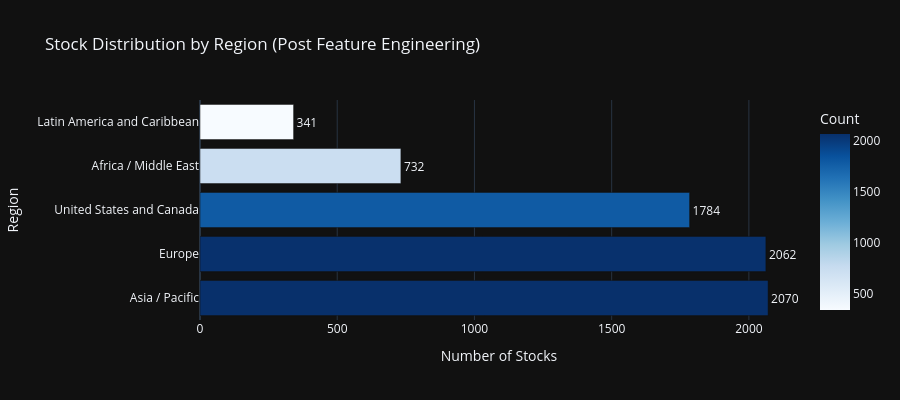
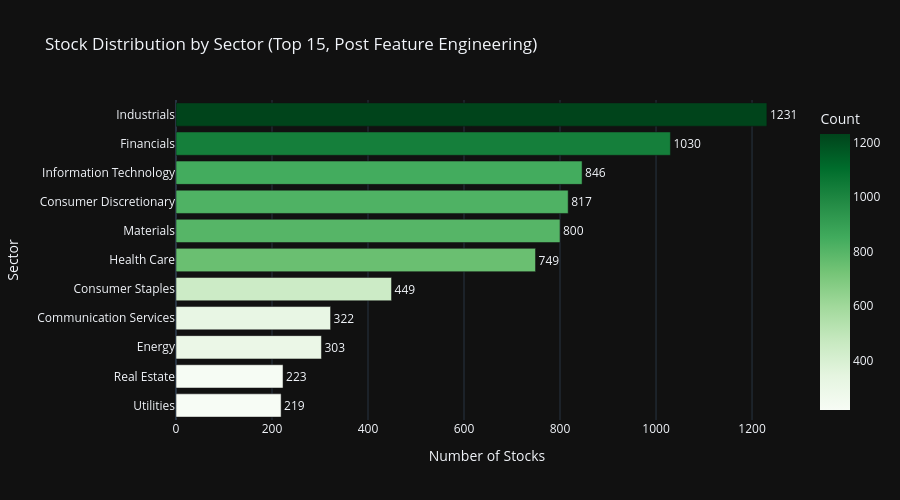
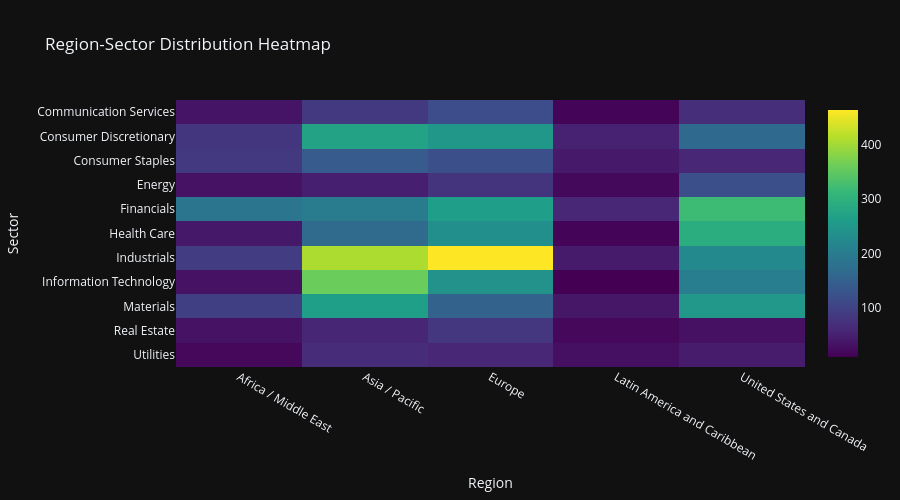
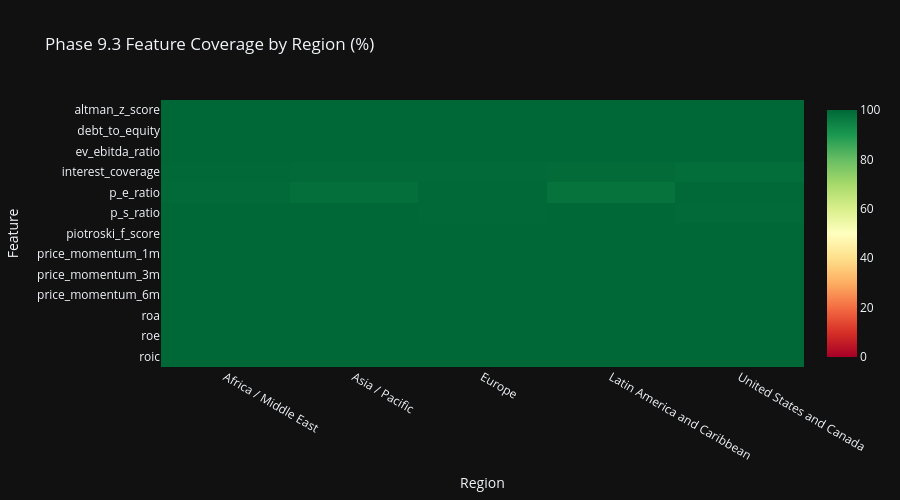

Source (notebook cell) for these figures, in order:
### Markdown cell above
## Cell 7: Region & Sector Analytics with Feature Coverage

Section 17 compliant Plotly visualizations with dark theme.
Enhanced with Phase 9.3 feature analytics by region and sector.

### Code cell
# ============================================================================
# Cell 7: Region & Sector Analytics with Feature Coverage
# ============================================================================

print('=' * 80)
print('REGION & SECTOR ANALYTICS WITH FEATURE COVERAGE')
print('=' * 80)

# Use all_stocks_features (post feature engineering) for analytics
df_analytics = all_stocks_features

# Region distribution
if 'region' in df_analytics.columns:
    region_counts = df_analytics['region'].value_counts().reset_index()
    region_counts.columns = ['Region', 'Count']
    region_counts['Percentage'] = (region_counts['Count'] / region_counts['Count'].sum() * 100).round(1)

    fig_region = px.bar(
            region_counts,
            x='Count',
            y='Region',
            orientation='h',
            title='Stock Distribution by Region (Post Feature Engineering)',
            template=PLOTLY_TEMPLATE,
            color='Count',
            color_continuous_scale='Blues',
            text='Count',
            )
    fig_region.update_traces(
            textposition='outside',
            hovertemplate='<b>%{y}</b><br>Count: %{x}<br>Percentage: %{customdata[0]:.1f}%',
            customdata=region_counts[['Percentage']].values
            )
    fig_region.update_layout(
            xaxis_title='Number of Stocks',
            yaxis_title='Region',
            height=400,
            showlegend=False,
            )
    fig_region.show()

# Sector distribution (Top 15)
if 'sector' in df_analytics.columns:
    sector_counts = df_analytics['sector'].value_counts().head(15).reset_index()
    sector_counts.columns = ['Sector', 'Count']
    sector_counts['Percentage'] = (sector_counts['Count'] / len(df_analytics) * 100).round(1)

    fig_sector = px.bar(
            sector_counts.sort_values('Count'),
            x='Count',
            y='Sector',
            orientation='h',
            title='Stock Distribution by Sector (Top 15, Post Feature Engineering)',
            template=PLOTLY_TEMPLATE,
            color='Count',
            color_continuous_scale='Greens',
            text='Count',
            )
    fig_sector.update_traces(
            textposition='outside',
            hovertemplate='<b>%{y}</b><br>Count: %{x}<br>Percentage: %{customdata[0]:.1f}%',
            customdata=sector_counts.sort_values('Count')[['Percentage']].values
            )
    fig_sector.update_layout(
            xaxis_title='Number of Stocks',
            yaxis_title='Sector',
            height=500,
            showlegend=False,
            )
    fig_sector.show()

# Region-Sector Heatmap
if 'region' in df_analytics.columns and 'sector' in df_analytics.columns:
    cross_tab = pd.crosstab(
            df_analytics['sector'],
            df_analytics['region']
            ).head(12)

    fig_heatmap = px.imshow(
            cross_tab,
            title='Region-Sector Distribution Heatmap',
            template=PLOTLY_TEMPLATE,
            color_continuous_scale='Viridis',
            aspect='auto',
            )
    fig_heatmap.update_layout(
            xaxis_title='Region',
            yaxis_title='Sector',
            height=500,
            )
    fig_heatmap.show()

print('\n✓ Distribution visualizations complete')

# ============================================================================
# Feature Coverage Analytics by Region and Sector
# ============================================================================
print('\n' + '=' * 80)
print('📊 PHASE 9.3 FEATURE ANALYTICS BY REGION & SECTOR')
print('=' * 80)

# Define key Phase 9.3 features for analysis
key_phase93_features = [
    'roe', 'roa', 'roic',  # Profitability
    'p_e_ratio', 'p_s_ratio', 'ev_ebitda_ratio',  # Valuation
    'price_momentum_1m', 'price_momentum_3m', 'price_momentum_6m',  # Momentum
    'debt_to_equity', 'interest_coverage',  # Leverage
    'piotroski_f_score', 'altman_z_score',  # Composite Scores
    ]
available_phase93 = [f for f in key_phase93_features if f in df_analytics.columns]

if available_phase93 and 'region' in df_analytics.columns:
    print(f'\n📍 Feature Coverage by Region ({len(available_phase93)} key features):')

    # Calculate non-null percentage per region for each feature
    region_coverage_data = []
    for region in df_analytics['region'].unique():
        region_df = df_analytics[df_analytics['region'] == region]
        region_count = len(region_df)

        for feat in available_phase93:
            non_null = region_df[feat].notna().sum()
            coverage_pct = (non_null / region_count * 100) if region_count > 0 else 0
            region_coverage_data.append({
                'Region': region,
                'Feature': feat,
                'Coverage %': round(coverage_pct, 1),
                'Non-Null': non_null,
                'Total': region_count
                })

    region_coverage_df = pd.DataFrame(region_coverage_data)

    # Pivot for heatmap
    region_pivot = region_coverage_df.pivot(index='Feature', columns='Region', values='Coverage %')

    fig_region_coverage = px.imshow(
            region_pivot,
            title='Phase 9.3 Feature Coverage by Region (%)',
            template=PLOTLY_TEMPLATE,
            color_continuous_scale='RdYlGn',
            zmin=0, zmax=100,
            aspect='auto',
            )
    fig_region_coverage.update_layout(
            xaxis_title='Region',
            yaxis_title='Feature',
            height=500,
            )
    fig_region_coverage.show()

if available_phase93 and 'sector' in df_analytics.columns:
    print(f'\n🏢 Feature Coverage by Sector (Top 10 sectors, {len(available_phase93)} key features):')

    # Get top 10 sectors by count
    top_sectors = df_analytics['sector'].value_counts().head(10).index.tolist()

    # Calculate non-null percentage per sector for each feature
    sector_coverage_data = []
    for sector in top_sectors:
        sector_df = df_analytics[df_analytics['sector'] == sector]
        sector_count = len(sector_df)

        for feat in available_phase93:
            non_null = sector_df[feat].notna().sum()
            coverage_pct = (non_null / sector_count * 100) if sector_count > 0 else 0
            sector_coverage_data.append({
                'Sector': str(sector)[:25],  # Truncate long names
                'Feature': feat,
                'Coverage %': round(coverage_pct, 1),
                'Non-Null': non_null,
                'Total': sector_count
                })

    sector_coverage_df = pd.DataFrame(sector_coverage_data)

    # Pivot for heatmap
    sector_pivot = sector_coverage_df.pivot(index='Feature', columns='Sector', values='Coverage %')

    fig_sector_coverage = px.imshow(
            sector_pivot,
            title='Phase 9.3 Feature Coverage by Sector (%)',
            template=PLOTLY_TEMPLATE,
            color_continuous_scale='RdYlGn',
            zmin=0, zmax=100,
            aspect='auto',
            )
    fig_sector_coverage.update_layout(
            xaxis_title='Sector',
            yaxis_title='Feature',
            height=600,
            )
    fig_sector_coverage.show()

# Feature statistics by region
if available_phase93 and 'region' in df_analytics.columns:
    print(f'\n📊 Key Feature Statistics by Region:')

    # Select 3 key features for detailed statistics
    stat_features = ['roe', 'price_momentum_1m', 'debt_to_equity']
    stat_features = [f for f in stat_features if f in df_analytics.columns]

    if stat_features:
        region_stats = df_analytics.groupby('region')[stat_features].agg(['mean', 'median', 'std']).round(3)
        print(region_stats.to_string())

        # Box plot for ROE by region (if available)
        if 'roe' in df_analytics.columns:
            fig_roe_region = px.box(
                    df_analytics[df_analytics['roe'].notna()],
                    x='region',
                    y='roe',
                    title='Return on Equity (ROE) Distribution by Region',
                    template=PLOTLY_TEMPLATE,
                    color='region',
                    )
            fig_roe_region.update_layout(
                    xaxis_title='Region',
                    yaxis_title='ROE',
                    height=450,
                    showlegend=False,
                    )
            fig_roe_region.show()

print('\n✓ Feature analytics by region and sector complete')

### Figure 1 — Plotly figure (JSON) as saved in the notebook; plotly's stock layout.template omitted (floating-point values rounded to 4 significant figures)
{"data": [{"hovertemplate": "<b>%{y}</b><br>Count: %{x}<br>Percentage: %{customdata[0]:.1f}%", "legendgroup": "", "marker": {"color": [2070, 2062, 1784, 732, 341], "coloraxis": "coloraxis", "pattern": {"shape": ""}}, "name": "", "orientation": "h", "showlegend": false, "text": [2070.0, 2062.0, 1784.0, 732.0, 341.0], "textposition": "outside", "x": [2070, 2062, 1784, 732, 341], "xaxis": "x", "y": ["Asia / Pacific", "Europe", "United States and Canada", "Africa / Middle East", "Latin America and Caribbean"], "yaxis": "y", "type": "bar", "customdata": [[29.6], [29.5], [25.5], [10.5], [4.9]]}], "layout": {"xaxis": {"anchor": "y", "domain": [0.0, 1.0], "title": {"text": "Number of Stocks"}}, "yaxis": {"anchor": "x", "domain": [0.0, 1.0], "title": {"text": "Region"}}, "coloraxis": {"colorbar": {"title": {"text": "Count"}}, "colorscale": [[0.0, "rgb(247,251,255)"], [0.125, "rgb(222,235,247)"], [0.25, "rgb(198,219,239)"], [0.375, "rgb(158,202,225)"], [0.5, "rgb(107,174,214)"], [0.625, "rgb(66,146,198)"], [0.75, "rgb(33,113,181)"], [0.875, "rgb(8,81,156)"], [1.0, "rgb(8,48,107)"]]}, "legend": {"tracegroupgap": 0}, "title": {"text": "Stock Distribution by Region (Post Feature Engineering)"}, "barmode": "relative", "height": 400, "showlegend": false}}

### Figure 2 — Plotly figure (JSON) as saved in the notebook; plotly's stock layout.template omitted (floating-point values rounded to 4 significant figures)
{"data": [{"hovertemplate": "<b>%{y}</b><br>Count: %{x}<br>Percentage: %{customdata[0]:.1f}%", "legendgroup": "", "marker": {"color": [219, 223, 303, 322, 449, 749, 800, 817, 846, 1030, 1231], "coloraxis": "coloraxis", "pattern": {"shape": ""}}, "name": "", "orientation": "h", "showlegend": false, "text": [219.0, 223.0, 303.0, 322.0, 449.0, 749.0, 800.0, 817.0, 846.0, 1030.0, 1231.0], "textposition": "outside", "x": [219, 223, 303, 322, 449, 749, 800, 817, 846, 1030, 1231], "xaxis": "x", "y": ["Utilities", "Real Estate", "Energy", "Communication Services", "Consumer Staples", "Health Care", "Materials", "Consumer Discretionary", "Information Technology", "Financials", "Industrials"], "yaxis": "y", "type": "bar", "customdata": [[3.1], [3.2], [4.3], [4.6], [6.4], [10.7], [11.4], [11.7], [12.1], [14.7], [17.6]]}], "layout": {"xaxis": {"anchor": "y", "domain": [0.0, 1.0], "title": {"text": "Number of Stocks"}}, "yaxis": {"anchor": "x", "domain": [0.0, 1.0], "title": {"text": "Sector"}}, "coloraxis": {"colorbar": {"title": {"text": "Count"}}, "colorscale": [[0.0, "rgb(247,252,245)"], [0.125, "rgb(229,245,224)"], [0.25, "rgb(199,233,192)"], [0.375, "rgb(161,217,155)"], [0.5, "rgb(116,196,118)"], [0.625, "rgb(65,171,93)"], [0.75, "rgb(35,139,69)"], [0.875, "rgb(0,109,44)"], [1.0, "rgb(0,68,27)"]]}, "legend": {"tracegroupgap": 0}, "title": {"text": "Stock Distribution by Sector (Top 15, Post Feature Engineering)"}, "barmode": "relative", "height": 500, "showlegend": false}}

### Figure 3 — Plotly figure (JSON) as saved in the notebook; plotly's stock layout.template omitted (floating-point values rounded to 4 significant figures)
{"data": [{"coloraxis": "coloraxis", "name": "0", "x": ["Africa / Middle East", "Asia / Pacific", "Europe", "Latin America and Caribbean", "United States and Canada"], "y": ["Communication Services", "Consumer Discretionary", "Consumer Staples", "Energy", "Financials", "Health Care", "Industrials", "Information Technology", "Materials", "Real Estate", "Utilities"], "z": [[35, 86, 116, 15, 70], [80, 271, 249, 53, 164], [87, 140, 122, 41, 59], [32, 49, 79, 20, 123], [189, 200, 262, 59, 320], [40, 167, 235, 14, 293], [91, 408, 464, 44, 224], [32, 359, 241, 10, 204], [95, 265, 152, 37, 251], [32, 58, 83, 19, 31], [19, 67, 59, 29, 45]], "type": "heatmap", "xaxis": "x", "yaxis": "y", "hovertemplate": "region: %{x}<br>sector: %{y}<br>color: %{z}<extra></extra>"}], "layout": {"xaxis": {"anchor": "y", "domain": [0.0, 1.0], "title": {"text": "Region"}}, "yaxis": {"anchor": "x", "domain": [0.0, 1.0], "autorange": "reversed", "title": {"text": "Sector"}}, "coloraxis": {"colorscale": [[0.0, "#440154"], [0.1111, "#482878"], [0.2222, "#3e4989"], [0.3333, "#31688e"], [0.4444, "#26828e"], [0.5556, "#1f9e89"], [0.6667, "#35b779"], [0.7778, "#6ece58"], [0.8889, "#b5de2b"], [1.0, "#fde725"]]}, "title": {"text": "Region-Sector Distribution Heatmap"}, "height": 500}}

### Figure 4 — Plotly figure (JSON) as saved in the notebook; plotly's stock layout.template omitted (floating-point values rounded to 4 significant figures)
{"data": [{"coloraxis": "coloraxis", "name": "0", "x": ["Africa / Middle East", "Asia / Pacific", "Europe", "Latin America and Caribbean", "United States and Canada"], "y": ["altman_z_score", "debt_to_equity", "ev_ebitda_ratio", "interest_coverage", "p_e_ratio", "p_s_ratio", "piotroski_f_score", "price_momentum_1m", "price_momentum_3m", "price_momentum_6m", "roa", "roe", "roic"], "z": [[100.0, 100.0, 100.0, 100.0, 100.0], [100.0, 100.0, 100.0, 100.0, 100.0], [100.0, 100.0, 100.0, 100.0, 100.0], [99.7, 99.6, 99.5, 99.4, 98.7], [99.6, 98.5, 99.8, 97.7, 99.7], [100.0, 100.0, 99.8, 100.0, 99.6], [100.0, 100.0, 100.0, 100.0, 100.0], [100.0, 100.0, 100.0, 100.0, 100.0], [100.0, 100.0, 100.0, 100.0, 100.0], [100.0, 100.0, 100.0, 100.0, 100.0], [100.0, 100.0, 100.0, 100.0, 100.0], [100.0, 100.0, 100.0, 100.0, 100.0], [100.0, 100.0, 100.0, 100.0, 100.0]], "type": "heatmap", "xaxis": "x", "yaxis": "y", "hovertemplate": "Region: %{x}<br>Feature: %{y}<br>color: %{z}<extra></extra>"}], "layout": {"xaxis": {"anchor": "y", "domain": [0.0, 1.0], "title": {"text": "Region"}}, "yaxis": {"anchor": "x", "domain": [0.0, 1.0], "autorange": "reversed", "title": {"text": "Feature"}}, "coloraxis": {"colorscale": [[0.0, "rgb(165,0,38)"], [0.1, "rgb(215,48,39)"], [0.2, "rgb(244,109,67)"], [0.3, "rgb(253,174,97)"], [0.4, "rgb(254,224,139)"], [0.5, "rgb(255,255,191)"], [0.6, "rgb(217,239,139)"], [0.7, "rgb(166,217,106)"], [0.8, "rgb(102,189,99)"], [0.9, "rgb(26,152,80)"], [1.0, "rgb(0,104,55)"]], "cmin": 0, "cmax": 100}, "title": {"text": "Phase 9.3 Feature Coverage by Region (%)"}, "height": 500}}
